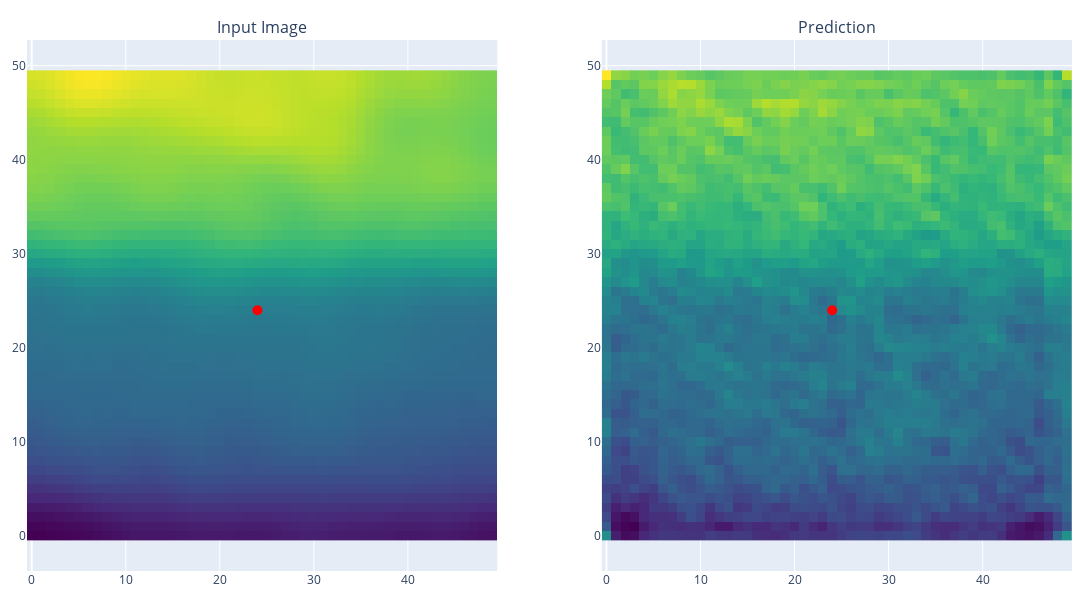
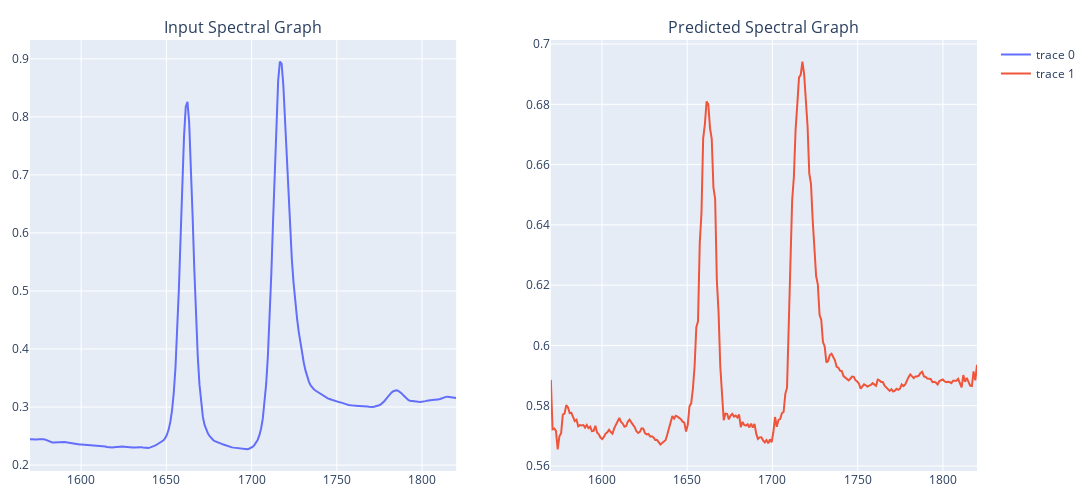

Here is the notebook cell these charts were saved with, in order:
### Code cell
try: 
    for epoch in range(epochs):
        total_loss = 0
        for batch in train_loader:
            x = batch[0].to(device)  # Access the first element of the batch
            
            optimizer.zero_grad()
            
            x_recon, mean, logvar = model(x)
            
            # Compute loss (using MSE and KL divergence)
            recon_loss = F.mse_loss(x_recon, x, reduction='sum')
            kl_loss = -0.5 * torch.sum(1 + logvar - mean.pow(2) - logvar.exp())
            loss = recon_loss + kl_loss
            
            loss.backward()
            optimizer.step()
            
            total_loss += loss.item()

            # Create new inference visualizations
            fig_images, fig_spectra = visualize_inference(model, test_sample[0], train_image_viz, energy_range, 24, 24) 

            # Display updated plots
            clear_output(wait=True)
            fig_images.show()
            fig_spectra.show()

            print(f'Epoch: {epoch}, Test set ELBO: {loss:.4f}')
        
except KeyboardInterrupt:
    print("Training interrupted. Saving the model...")

### Figure 1 — Plotly figure (JSON) as saved in the notebook; plotly's stock layout.template omitted (floating-point values rounded to 4 significant figures; data arrays with more than 128 entries replaced by an {"elided": "..."} marker saying what was removed)
{"data": [{"colorscale": [[0, "#440154"], [0.1111, "#482878"], [0.2222, "#3e4989"], [0.3333, "#31688e"], [0.4444, "#26828e"], [0.5556, "#1f9e89"], [0.6667, "#35b779"], [0.7778, "#6ece58"], [0.8889, "#b5de2b"], [1, "#fde725"]], "showscale": false, "type": "heatmap", "xaxis": "x", "yaxis": "y", "z": {"elided": "50x50 float values"}}, {"marker": {"color": "red", "size": 10}, "mode": "markers", "showlegend": false, "type": "scatter", "x": [24], "xaxis": "x", "y": [24], "yaxis": "y"}, {"colorscale": [[0, "#440154"], [0.1111, "#482878"], [0.2222, "#3e4989"], [0.3333, "#31688e"], [0.4444, "#26828e"], [0.5556, "#1f9e89"], [0.6667, "#35b779"], [0.7778, "#6ece58"], [0.8889, "#b5de2b"], [1, "#fde725"]], "showscale": false, "type": "heatmap", "xaxis": "x2", "yaxis": "y2", "z": {"elided": "50x50 float values"}}, {"marker": {"color": "red", "size": 10}, "mode": "markers", "showlegend": false, "type": "scatter", "x": [24], "xaxis": "x2", "y": [24], "yaxis": "y2"}], "layout": {"annotations": [{"font": {"size": 16}, "showarrow": false, "text": "Input Image", "x": 0.225, "xanchor": "center", "xref": "paper", "y": 1, "yanchor": "bottom", "yref": "paper"}, {"font": {"size": 16}, "showarrow": false, "text": "Prediction", "x": 0.775, "xanchor": "center", "xref": "paper", "y": 1, "yanchor": "bottom", "yref": "paper"}], "height": 600, "margin": {"b": 20, "l": 20, "r": 20, "t": 40}, "width": 1200, "xaxis": {"anchor": "y", "domain": [0, 0.45]}, "xaxis2": {"anchor": "y2", "domain": [0.55, 1]}, "yaxis": {"anchor": "x", "domain": [0, 1], "scaleanchor": "x", "scaleratio": 1}, "yaxis2": {"anchor": "x2", "domain": [0, 1], "scaleanchor": "x2", "scaleratio": 1}}}

### Figure 2 — Plotly figure (JSON) as saved in the notebook; plotly's stock layout.template omitted (floating-point values rounded to 4 significant figures; data arrays with more than 128 entries replaced by an {"elided": "..."} marker saying what was removed)
{"data": [{"type": "scatter", "x": {"elided": "250 float values"}, "xaxis": "x", "y": {"elided": "250 float values"}, "yaxis": "y"}, {"type": "scatter", "x": {"elided": "250 float values"}, "xaxis": "x2", "y": {"elided": "250 float values"}, "yaxis": "y2"}], "layout": {"annotations": [{"font": {"size": 16}, "showarrow": false, "text": "Input Spectral Graph", "x": 0.225, "xanchor": "center", "xref": "paper", "y": 1, "yanchor": "bottom", "yref": "paper"}, {"font": {"size": 16}, "showarrow": false, "text": "Predicted Spectral Graph", "x": 0.775, "xanchor": "center", "xref": "paper", "y": 1, "yanchor": "bottom", "yref": "paper"}], "height": 500, "margin": {"b": 20, "l": 20, "r": 20, "t": 40}, "width": 1200, "xaxis": {"anchor": "y", "domain": [0, 0.45]}, "xaxis2": {"anchor": "y2", "domain": [0.55, 1]}, "yaxis": {"anchor": "x", "domain": [0, 1]}, "yaxis2": {"anchor": "x2", "domain": [0, 1]}}}
